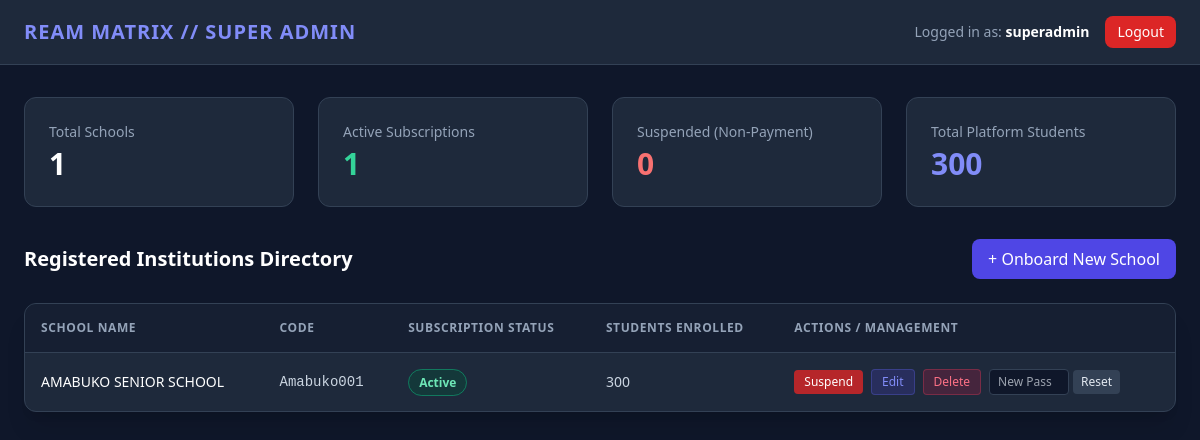
/super-admin/dashboard (signed in), run on an earlier commit of the app's database.
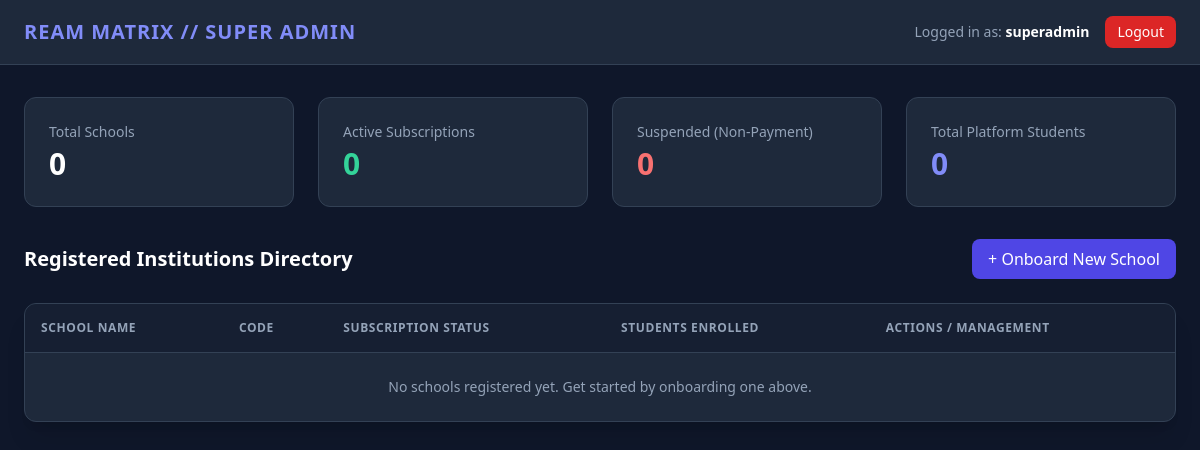
And on a later commit of the database.
### app/models.py (models this page shows, shortened)
class User(db.Model, UserMixin):
    __tablename__ = 'user'
    id = db.Column(db.Integer, primary_key=True)
    username = db.Column(db.String(100), nullable=False, unique=True)
    password_hash = db.Column(db.String(255), nullable=False)
    role = db.Column(db.String(50), nullable=False)  # 'super_admin', 'school_admin', 'hoi', 'ream_collection', 'exam_officer'
    school_id = db.Column(db.Integer, db.ForeignKey('school.id'), nullable=True)

class School(db.Model):
    __tablename__ = 'school'
    id = db.Column(db.Integer, primary_key=True)
    name = db.Column(db.String(150), nullable=False, unique=True)
    code = db.Column(db.String(50), unique=True, nullable=False)
    is_active = db.Column(db.Boolean, default=True)  # True = Active, False = Suspended for non-payment
    created_at = db.Column(db.DateTime, default=datetime.utcnow)
    users = db.relationship('User', backref='school', lazy=True, cascade='all, delete-orphan')
    students = db.relationship('Student', backref='school', lazy=True, cascade='all, delete-orphan')
    forms = db.relationship('FormGrade', backref='school', lazy=True, cascade='all, delete-orphan')
    streams = db.relationship('Stream', backref='school', lazy=True, cascade='all, delete-orphan')
    settings = db.relationship('SchoolSetting', backref='school', uselist=False, cascade='all, delete-orphan')

### app/routes/super_admin.py (the view)
@super_admin_bp.route('/dashboard')
@login_required
@super_admin_required
def dashboard():
    schools = School.query.all()
    total_schools = len(schools)
    active_schools = sum(1 for s in schools if s.is_active)
    suspended_schools = total_schools - active_schools
    total_students = Student.query.count()
    return render_template('super_admin/dashboard.html',
                           schools=schools,
                           total_schools=total_schools,
                           active_schools=active_schools,
                           suspended_schools=suspended_schools,
                           total_students=total_students)

### app/routes/super_admin.py (called while the page is built)
def super_admin_required(f):
    from functools import wraps
    @wraps(f)
    def decorated_function(*args, **kwargs):
        if not current_user.is_authenticated or current_user.role != 'super_admin':
            flash('Unauthorized access.', 'danger')
            return redirect(url_for('auth.login'))
        return f(*args, **kwargs)
    return decorated_function

### app/templates/super_admin/dashboard.html (shortened to what this page needs)
<!DOCTYPE html>
<html lang="en">
<head>
    <script src="https://cdn.tailwindcss.com"></script>
</head>
<body class="bg-slate-900 text-slate-100 min-h-screen">
    <nav class="bg-slate-800 border-b border-slate-700 px-6 py-4 flex justify-between items-center">
        <h1 class="text-xl font-bold tracking-wider text-indigo-400">REAM MATRIX // SUPER ADMIN</h1>
        <div class="flex items-center space-x-4">
            <span class="text-sm text-slate-400">Logged in as: <strong class="text-white">{{ current_user.username }}</strong></span>
            <a href="{{ url_for('auth.logout') }}" class="px-3 py-1.5 bg-red-600 hover:bg-red-500 text-white text-sm font-medium rounded-lg transition">Logout</a>
        </div>
    </nav>
    <main class="max-w-7xl mx-auto px-6 py-8">
        <div class="grid grid-cols-1 md:grid-cols-4 gap-6 mb-8">
            <div class="bg-slate-800 p-6 rounded-xl border border-slate-700">
                <p class="text-sm text-slate-400">Total Schools</p>
                <h3 class="text-3xl font-bold mt-1 text-white">{{ total_schools }}</h3>
            </div>
            <div class="bg-slate-800 p-6 rounded-xl border border-slate-700">
                <p class="text-sm text-slate-400">Active Subscriptions</p>
                <h3 class="text-3xl font-bold mt-1 text-emerald-400">{{ active_schools }}</h3>
            </div>
            <div class="bg-slate-800 p-6 rounded-xl border border-slate-700">
                <p class="text-sm text-slate-400">Suspended (Non-Payment)</p>
                <h3 class="text-3xl font-bold mt-1 text-red-400">{{ suspended_schools }}</h3>
            </div>
            <div class="bg-slate-800 p-6 rounded-xl border border-slate-700">
                <p class="text-sm text-slate-400">Total Platform Students</p>
                <h3 class="text-3xl font-bold mt-1 text-indigo-400">{{ total_students }}</h3>
            </div>
        </div>
        <div class="flex justify-between items-center mb-6">
            <h2 class="text-xl font-semibold text-white">Registered Institutions Directory</h2>
            <a href="{{ url_for('super_admin.add_school') }}" class="px-4 py-2 bg-indigo-600 hover:bg-indigo-500 text-white font-medium rounded-lg transition">
                + Onboard New School
            </a>
        </div>
        <div class="bg-slate-800 rounded-xl border border-slate-700 overflow-hidden shadow-xl">
            <table class="w-full text-left border-collapse">
                <thead>
                    <tr class="bg-slate-900/50 border-b border-slate-700 text-xs uppercase tracking-wider text-slate-400">
                        <th class="p-4">School Name</th>
                        <th class="p-4">Code</th>
                        <th class="p-4">Subscription Status</th>
                        <th class="p-4">Students Enrolled</th>
                        <th class="p-4">Actions / Management</th>
                    </tr>
                </thead>
                <tbody class="divide-y divide-slate-700 text-sm">
                    {% for school in schools %}
                    <tr class="hover:bg-slate-750 transition">
                        <td class="p-4 font-medium text-white">{{ school.name }}</td>
                        <td class="p-4 text-slate-300 font-mono">{{ school.code }}</td>
                        <td class="p-4">
                            {% if school.is_active %}
                                <span class="px-2.5 py-1 bg-emerald-900/40 border border-emerald-500/50 text-emerald-300 text-xs font-semibold rounded-full">Active</span>
                            {% else %}
                                <span class="px-2.5 py-1 bg-red-900/40 border border-red-500/50 text-red-300 text-xs font-semibold rounded-full">Suspended</span>
                            {% endif %}
                        </td>
                        <td class="p-4 text-slate-300">{{ school.students|length }}</td>
                        <td class="p-4">
                            <div class="flex flex-wrap items-center gap-2">
                                <a href="{{ url_for('super_admin.toggle_school', school_id=school.id) }}" class="px-2.5 py-1 rounded text-xs font-medium transition {% if school.is_active %}bg-red-600/80 hover:bg-red-600 text-white{% else %}bg-emerald-600/80 hover:bg-emerald-600 text-white{% endif %}">
                                    {% if school.is_active %}Suspend{% else %}Activate{% endif %}
                                </a>
                                <a href="{{ url_for('super_admin.edit_school', school_id=school.id) }}" class="px-2.5 py-1 bg-indigo-600/20 text-indigo-400 hover:bg-indigo-600 hover:text-white font-medium rounded text-xs transition border border-indigo-500/30">
                                    Edit
                                </a>
                                <form action="{{ url_for('super_admin.delete_school', school_id=school.id) }}" method="POST" onsubmit="return confirm('Are you sure you want to delete {{ school.name }}? This will permanently remove the school and its associated user accounts.');" class="inline">
                                    <button type="submit" class="px-2.5 py-1 bg-rose-600/20 text-rose-400 hover:bg-rose-600 hover:text-white font-medium rounded text-xs transition border border-rose-500/30">
                                        Delete
                                    </button>
                                </form>
                                <form action="{{ url_for('super_admin.reset_admin_password', school_id=school.id) }}" method="POST" class="inline-flex items-center space-x-1 pt-1 sm:pt-0">
                                    <input type="text" name="new_password" placeholder="New Pass" required class="px-2 py-1 bg-slate-900 border border-slate-700 rounded text-xs text-white w-20 focus:outline-none focus:border-indigo-500">
                                    <button type="submit" class="px-2 py-1 bg-slate-700 hover:bg-slate-600 text-slate-200 text-xs rounded transition">Reset</button>
                                </form>
                            </div>
                        </td>
                    </tr>
                    {% else %}
                    <tr>
                        <td colspan="5" class="p-6 text-center text-slate-400">No schools registered yet. Get started by onboarding one above.</td>
                    </tr>
                    {% endfor %}
                </tbody>
            </table>
        </div>
    </main>
</body>
</html>

What changed in the data, as far as the page shows it:
removed School: name "AMABUKO SENIOR SCHOOL", code "Amabuko001", is_active "Active", students|length "300"
Also different on the page:
{{ total_schools }}: "1" → "0"
{{ active_schools }}: "1" → "0"
{{ total_students }}: "300" → "0"
text now shown: "No schools registered yet. Get started by onboarding one above."
